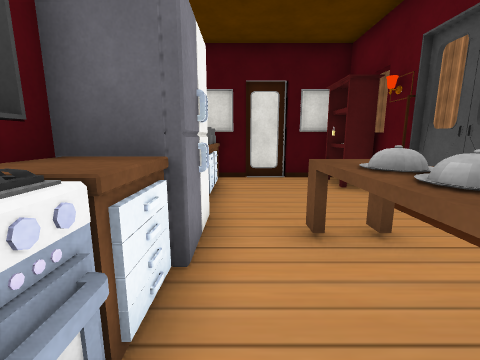
[1] (above)

13 first-person views from a walk through a 3-D level made in the Unity game engine. The camera is 1.4 m above the floor, tilts 10° down and sees 90° across. The floor is counted in squares, 1 m on a side. Each view is taken from the middle of a square. On the plan, view 1 faces up. The plan holds only what a view shows up to about 13 squares ahead; the rest is blank. The place goes on beyond the plan. The player character is not drawn. Some animated figures are left out. Door leaves are left out, so doorways stand open. Some surface patterns are stand-ins.

[2]
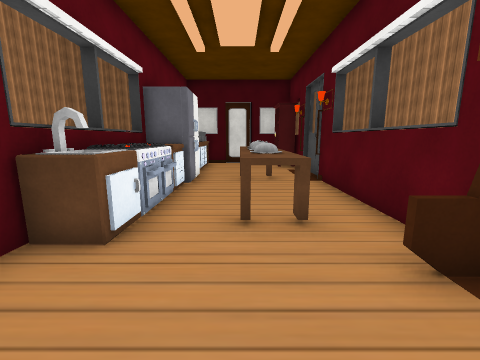

[3]
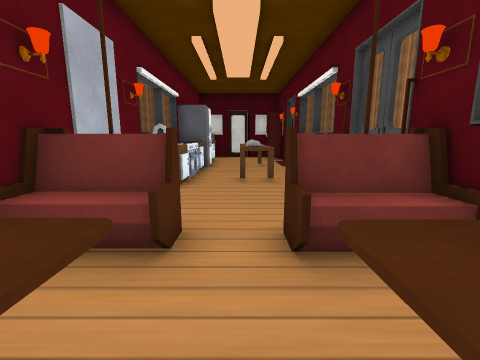

[4]
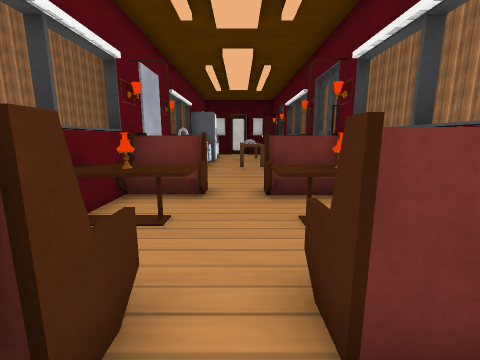

[5]
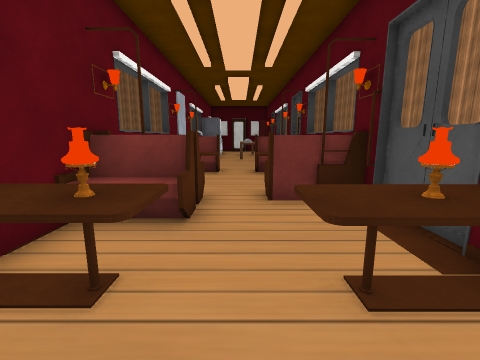

[6]
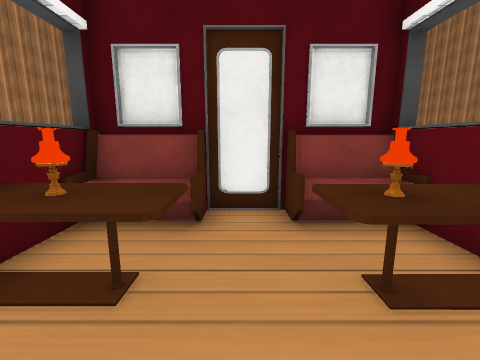

[7]
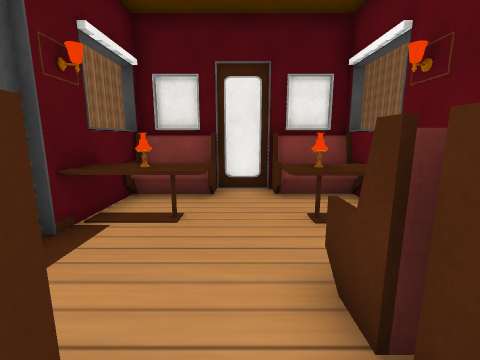

[8]
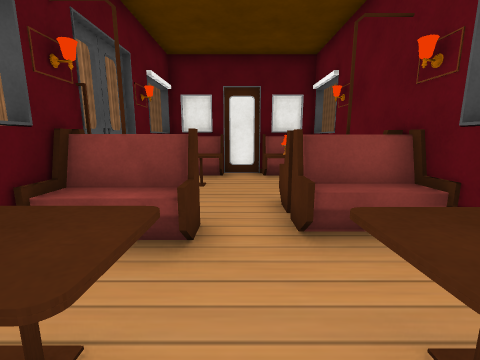

[9]
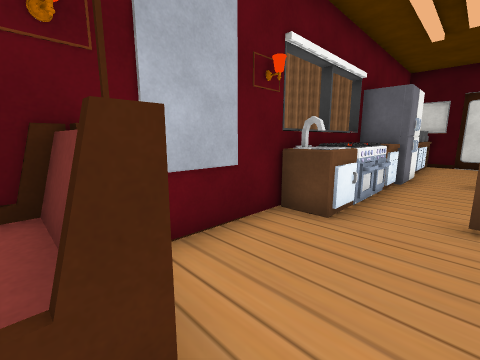

[10]
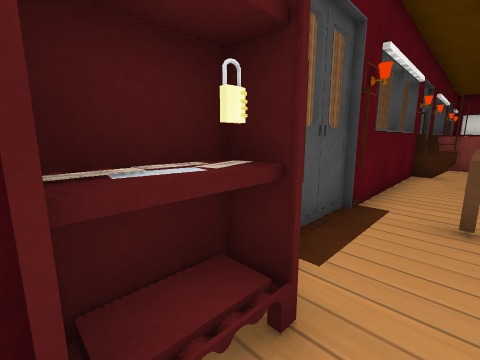

[11]
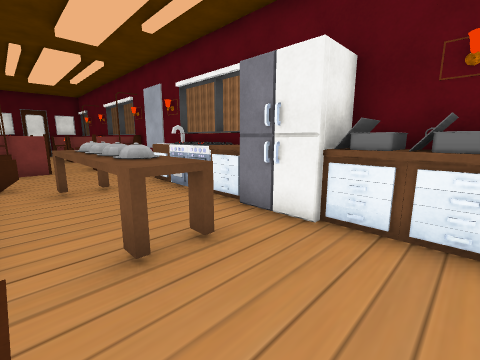

[12]
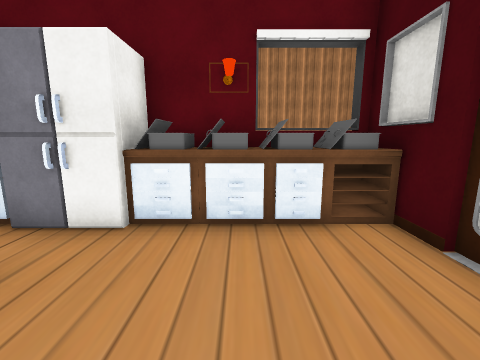

[13]
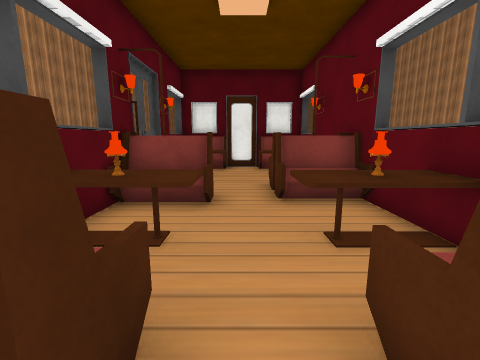

### Floor plan
Key: @ floor where view 1 was taken; # wall or solid block; x gap in a wall; . floor; = window, fence, low wall or low ledge; ^ raised ledge; O other object.
Columns run from 2 left of view 1 to 4 right of it. Each row starts with its distance up from view 1.
  9 #######
  8 ##...O#
  7 #^...O#
  6 ##....#
  5 #^....#
  4 #O....#
  3 #O.^^.#
  2 #O.^..#
  1 #^.^..#
  0 #^@^..#
 -1 # .^^.#
 -2 #^....#
 -3 #....=#
 -4 #.....#
 -5 #.....#
 -6 #^^.###
 -7 #.....#
 -8 #^^.^^#
 -9 #=#.#=#
-10 #^x.^^#
-11 #^^.###
-12 ^^^...#
-13 #.....#
-14 #^#.^O#
-15 #.....#
-16 #^^.#^#
-17 #######

Where each view was taken, in squares from view 1:
view 1: 0 up, 0 right, facing up
view 2: 5 down, 1 right, facing up
view 3: 9 down, 1 right, facing up
view 4: 12 down, 1 right, facing up
view 5: 16 down, 1 right, facing up
view 6: 12 down, 1 right, facing down
view 7: 10 down, 1 right, facing down
view 8: 7 down, 1 right, facing down
view 9: 6 down, 1 right, facing up-left
view 10: 8 up, 2 right, facing down-right
view 11: 6 up, 3 right, facing down-left
view 12: 6 up, 3 right, facing left
view 13: 5 down, 1 right, facing down
